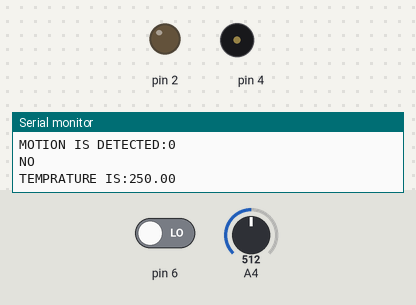
A sketch run on a simulated Arduino Uno, built with avr-gcc and run on an emulated ATmega328P. Shown: output pins drawn as LEDs (lit = HIGH), buzzer (waves = sounding), the last lines printed to the serial monitor. The test bench sets the inputs (shaded band); at power-on: pin 6 LOW, A4 = 512.

Above: at 6.8 s.
6.9 s: pin 6 driven HIGH
At 13.4 s:
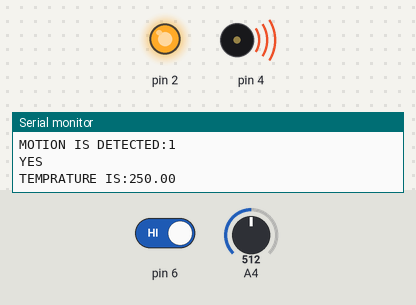
20.5 s: A4 set to 80
27.2 s: A4 set to 67
At 31.2 s:
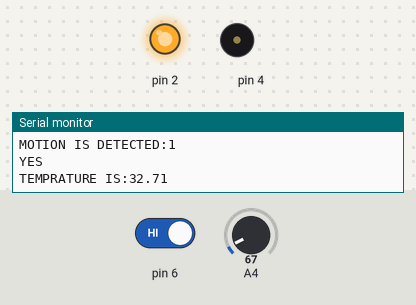
33.9 s: A4 set to 122
At 35.9 s:
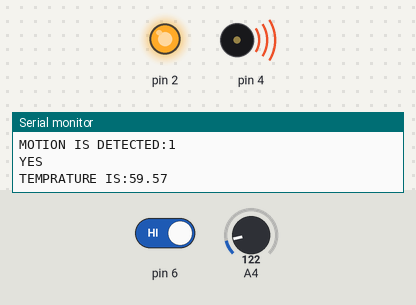
47.9 s: A4 set to 0
At 52.5 s:
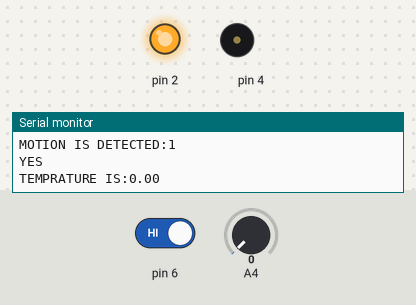
Timing chart, 0 to 54.0 s (numbered marks = the images above; inputs shaded):
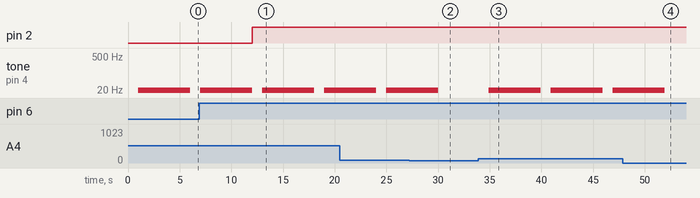

The sketch:

home_automation1_.ino
```cpp
// C++ code
//
void setup()
{
  Serial.begin(9600);
  pinMode(4,OUTPUT);
  pinMode(2,OUTPUT);
}

void loop()
{
  double t=analogRead(A4);
  double a=(((t/1024)*5)*100);
   Serial.print("TEMPRATURE IS:");
   Serial.println(a);


   if(a>=35)
  {
    for(int i=0; i<=5; i=i+1)
    {
      tone(4,i);
      delay(1000);
      noTone(4);

    }
  }

  //PIR SENSOR
   int s=digitalRead(6);
  Serial.print("MOTION IS DETECTED:");
  Serial.println(s);
  if(s==1)
  {
    Serial.println("YES");
    digitalWrite(2,HIGH);
  }
  else
  {
    Serial.println("NO");
    digitalWrite(2,LOW);
  }

}


  
```

Measured:
- the behaviour switches between 72 and 71 on A4 (found by bisection; images 1 and 2)
- after the input at 6.9 s, pin 2: LOW → HIGH after 5.1 s
- after the input at 27.2 s, tone on pin 4: goes on until 30.0 s, then stays silent
- after the input at 33.9 s, tone on pin 4: plays 1 Hz for 1.0 s, 2 Hz for 1.0 s, 3 Hz for 1.0 s, 4 Hz for 1.0 s, 5 Hz for 1.0 s, 1 Hz for 1.0 s … (11 notes in this stretch), starting after 1.0 s
- after the input at 47.9 s, tone on pin 4: goes on until 51.9 s, then stays silent
- by itself, tone on pin 4: repeats every 6.0 s: 2 Hz 1.0 s, 3 Hz 1.0 s, 4 Hz 1.0 s, 5 Hz 1.0 s, silent 1.0 s, 1 Hz 1.0 s
